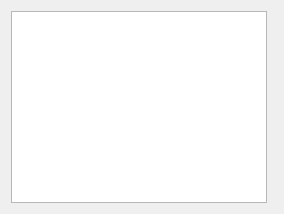
<?xml version="1.0" encoding="UTF-8"?>
<ui version="4.0">
 <class>TunePickDialog</class>
 <widget class="QDialog" name="TunePickDialog">
  <property name="windowTitle">
   <string>Choose alarm tone</string>
  </property>
  <layout class="QGridLayout" name="dialogLayout">
   <item row="0" column="0">
    <widget class="ExpandingListWidget" name="tuneList">
     <property name="editTriggers">
      <set>QAbstractItemView::NoEditTriggers</set>
     </property>
    </widget>
   </item>
   <item row="0" column="1">
    <widget class="QDialogButtonBox" name="buttonBox">
     <property name="orientation">
      <enum>Qt::Vertical</enum>
     </property>
    </widget>
   </item>
  </layout>
 </widget>
 <customwidgets>
  <customwidget>
   <class>ExpandingListWidget</class>
   <extends>QListWidget</extends>
   <header>ExpandingListWidget.h</header>
  </customwidget>
 </customwidgets>
 <resources/>
 <connections/>
</ui>
